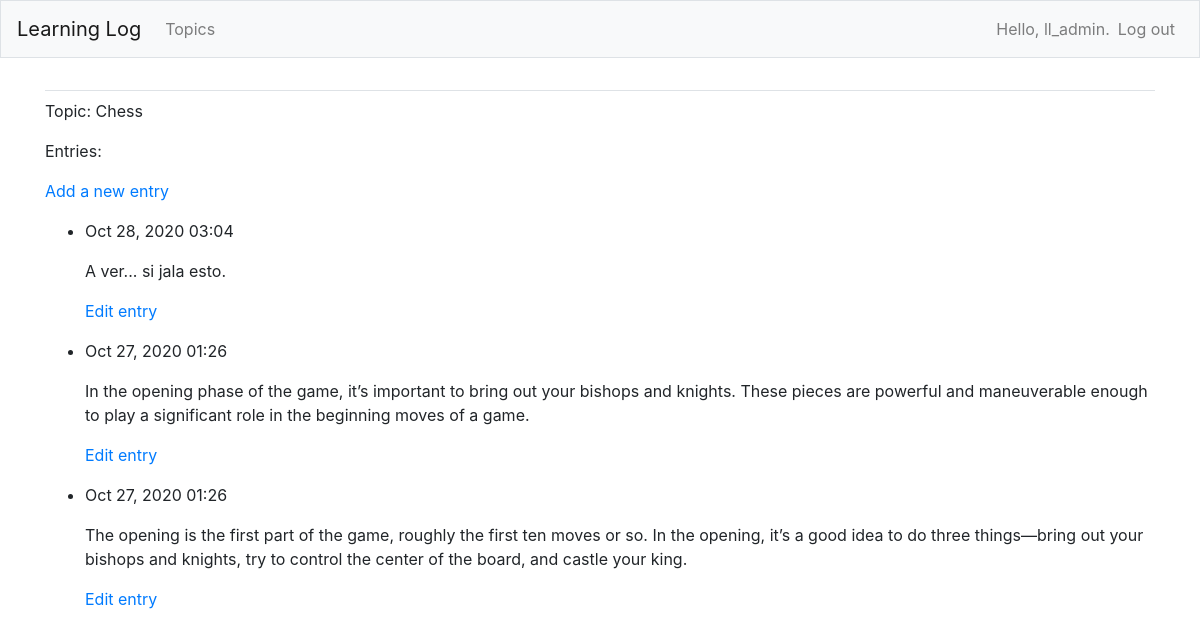
The page /topics/1/ (signed in) on the database its author committed.
### learning_logs/models.py (models this page shows, shortened)
class Topic(models.Model):
    text = models.CharField(max_length=200)
    date_added = models.DateTimeField(auto_now_add=True)
    owner = models.ForeignKey(User, on_delete=models.CASCADE)
    def __str__(self):
        return self.text

class Entry(models.Model):
    topic = models.ForeignKey(Topic, on_delete=models.CASCADE)
    text = models.TextField()
    date_added = models.DateTimeField(auto_now=True)
    class Meta:
        verbose_name_plural = 'entries'

### learning_logs/views.py (the view)
# urls.py: path('topics/<int:topic_id>/', views.topic, name='topic'),
@login_required
def topic(request, topic_id):
    topic = Topic.objects.get(id=topic_id)
    if topic.owner != request.user:
        raise Http404
    entries = topic.entry_set.order_by('-date_added')
    context = {'topic': topic, 'entries': entries}
    return render(request, 'learning_logs/topic.html', context)

### learning_logs/templates/learning_logs/topic.html
{% extends 'learning_logs/base.html' %}
{% block content %}
    <p>Topic: {{ topic }}</p>
    <p>Entries:</p>
    <p>
        <a href="{% url 'learning_logs:new_entry' topic.id %}">Add a new entry</a>
    </p>
    <ul>
        {% for entry in entries %}
            <li>
                <p>{{ entry.date_added|date:'M d, Y H:i' }}</p>
                <p>{{ entry.text|linebreaks }}</p>
                <p>
                    <a href="{%url 'learning_logs:edit_entry' entry.id %}">Edit entry</a>
                </p>
            </li>
        {% empty %}
            <li>There are no entries for this topic yet.</li>
        {% endfor %}
    </ul>
{% endblock content %}

### learning_logs/templates/learning_logs/base.html (shortened to what this page needs)
{% load bootstrap4 %}
<!doctype html>
<html lang="en">
 <head>
    {% bootstrap_css %}
</head>
<body>
  <nav class="navbar navbar-expand-md navbar-light bg-light mb-4 border">
    <a class="navbar-brand" href="{% url 'learning_logs:index'%}">
      Learning Log</a>
    <div class="collapse navbar-collapse" id="navbarCollapse">
      <ul class="navbar-nav mr-auto">
        <li class="nav-item">
          <a class="nav-link" href="{% url 'learning_logs:topics'%}">
            Topics</a></li>
      </ul>
      <ul class="navbar-nav ml-auto">
        {% if user.is_authenticated %}
        <li class="nav-item">
          <span class="navbar-text">Hello, {{ user.username }}.</span>
        </li>
        <li class="nav-item">
          <a class="nav-link" href="{% url 'users:logout' %}">Log out</a>
        </li>
        {% else %}
        <li class="nav-item">
          <a class="nav-link" href="{% url 'users:register' %}">Register</a>
        </li>
        <li class="nav-item">
          <a class="nav-link" href="{% url 'users:login' %}">Log in</a></li>
        {% endif %}
        </ul>
      </div>
      </nav>
      <main role="main" class="container">
        <div class="pb-2 mb-2 border-bottom">
        </div>
        <div>
          {% block content %}{% endblock content %}
        </div>
      </main>
  </body>
  </html>

### rows shown on the page
Topic: text "Chess"
Entry: date_added "Oct 28, 2020 03:04", text "A ver... si jala esto."
Entry: date_added "Oct 27, 2020 01:26", text "In the opening phase of the game, it’s important to bring out your bishops and knights. These pieces are powerful and maneuverable enough to play a significant role in the beginning moves of a game."
Entry: date_added "Oct 27, 2020 01:26", text "The opening is the first part of the game, roughly the first ten moves or so. In the opening, it’s a good idea to do three things—bring out your bishops and knights, try to control the center of the board, and castle your king."

### other values the page prints
{{ user.username }} "ll_admin"
